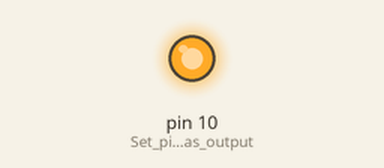
Simulated run of this sketch. Board: Arduino Uno, built with avr-gcc and run on an emulated ATmega328P. On the bench: output pins drawn as LEDs (lit = HIGH).

Above: at 0.05 s.
At 1.5 s:
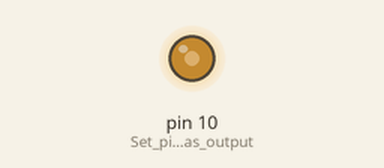
At 3.0 s:
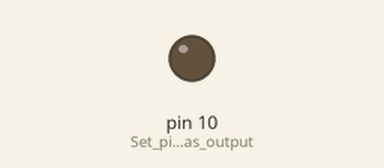
Timing chart, 0 to 6.9 s (numbered marks = the images above):
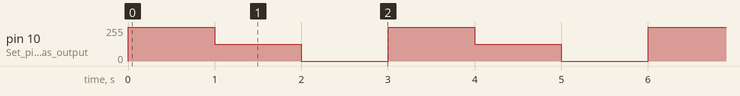

The sketch:

sketch_04_analog_write.ino
```cpp
// LED Brightness Control using analogWrite (PWM)
// Pin 10 is a PWM pin (~) on Arduino Uno
// PWM values: 0 = OFF, 255 = Full Brightness
//tinker cad link-https://www.tinkercad.com/things/hsBQwE3A1pK-analogwrite

// Storing  brightness values in variables
int num  = 255;
int num1 = 125;
int num2 = 0;
void setup()
{
  pinMode(10, OUTPUT);  // Set pin 10 as output (PWM pin ~)
}

void loop()
{

  analogWrite(10, num);
  delay(1000);


  analogWrite(10, num1);
  delay(1000);


  analogWrite(10, num2);
  delay(1000);


}
```

Measured:
- by itself, pin 10 (Set_pin_10_as_output): repeats every 3.0 s: 125/255 1.0 s, 0/255 1.0 s, 255/255 1.0 s
